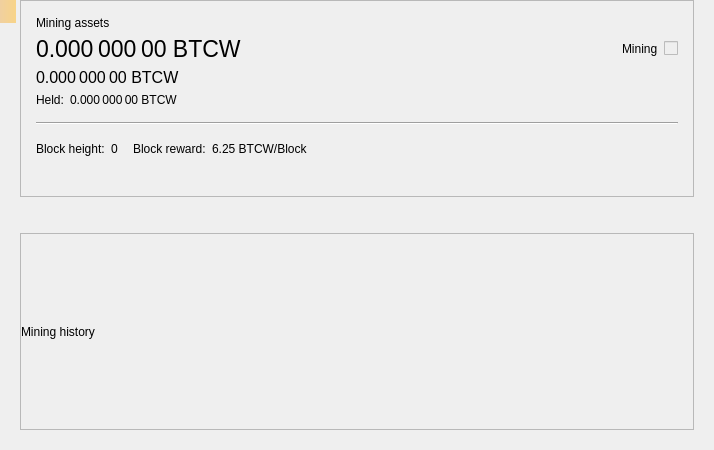
<?xml version="1.0" encoding="UTF-8"?>
<ui version="4.0">
 <class>StakePage</class>
 <widget class="QWidget" name="StakePage">
  <property name="geometry">
   <rect>
    <x>0</x>
    <y>0</y>
    <width>714</width>
    <height>450</height>
   </rect>
  </property>
  <property name="windowTitle">
   <string>Form</string>
  </property>
  <layout class="QVBoxLayout" name="verticalLayout_3">
   <property name="leftMargin">
    <number>20</number>
   </property>
   <property name="topMargin">
    <number>0</number>
   </property>
   <property name="rightMargin">
    <number>20</number>
   </property>
   <property name="bottomMargin">
    <number>20</number>
   </property>
   <item>
    <widget class="QFrame" name="frameStakeInfo">
     <property name="frameShape">
      <enum>QFrame::StyledPanel</enum>
     </property>
     <property name="frameShadow">
      <enum>QFrame::Raised</enum>
     </property>
     <layout class="QVBoxLayout" name="verticalLayout">
      <property name="spacing">
       <number>15</number>
      </property>
      <property name="leftMargin">
       <number>15</number>
      </property>
      <property name="topMargin">
       <number>15</number>
      </property>
      <property name="rightMargin">
       <number>15</number>
      </property>
      <property name="bottomMargin">
       <number>15</number>
      </property>
      <item>
       <layout class="QGridLayout" name="gridLayout_2">
        <property name="spacing">
         <number>6</number>
        </property>
        <item row="1" column="0">
         <widget class="QLabel" name="labelAssets">
          <property name="font">
           <font>
            <pointsize>17</pointsize>
           </font>
          </property>
          <property name="cursor">
           <cursorShape>IBeamCursor</cursorShape>
          </property>
          <property name="toolTip">
           <string>Your current spendable balance</string>
          </property>
          <property name="text">
           <string notr="true">0.000 000 00 BTCW</string>
          </property>
          <property name="alignment">
           <set>Qt::AlignLeading|Qt::AlignLeft|Qt::AlignVCenter</set>
          </property>
          <property name="textInteractionFlags">
           <set>Qt::LinksAccessibleByMouse|Qt::TextSelectableByMouse</set>
          </property>
         </widget>
        </item>
        <item row="2" column="0">
         <widget class="QLabel" name="labelAssetsImmature">
          <property name="font">
           <font>
            <pointsize>12</pointsize>
           </font>
          </property>
          <property name="cursor">
           <cursorShape>IBeamCursor</cursorShape>
          </property>
          <property name="toolTip">
           <string>Your immature balance</string>
          </property>
          <property name="text">
           <string notr="true">0.000 000 00 BTCW</string>
          </property>
          <property name="alignment">
           <set>Qt::AlignLeading|Qt::AlignLeft|Qt::AlignVCenter</set>
          </property>
          <property name="textInteractionFlags">
           <set>Qt::LinksAccessibleByMouse|Qt::TextSelectableByMouse</set>
          </property>
         </widget>
        </item>
        <item row="0" column="0">
         <widget class="QLabel" name="labelAssetsText">
          <property name="text">
           <string>Mining assets</string>
          </property>
          <property name="alignment">
           <set>Qt::AlignLeading|Qt::AlignLeft|Qt::AlignVCenter</set>
          </property>
         </widget>
        </item>
        <item row="1" column="2">
         <spacer name="horizontalSpacer_2">
          <property name="orientation">
           <enum>Qt::Horizontal</enum>
          </property>
          <property name="sizeHint" stdset="0">
           <size>
            <width>40</width>
            <height>20</height>
           </size>
          </property>
         </spacer>
        </item>
        <item row="4" column="0">
         <layout class="QHBoxLayout" name="horizontalLayout_5">
          <property name="spacing">
           <number>6</number>
          </property>
          <item>
           <widget class="QLabel" name="labelStakeText">
            <property name="sizePolicy">
             <sizepolicy hsizetype="Maximum" vsizetype="Preferred">
              <horstretch>0</horstretch>
              <verstretch>0</verstretch>
             </sizepolicy>
            </property>
            <property name="text">
             <string>Held:</string>
            </property>
            <property name="alignment">
             <set>Qt::AlignLeading|Qt::AlignLeft|Qt::AlignVCenter</set>
            </property>
           </widget>
          </item>
          <item>
           <widget class="QLabel" name="labelStake">
            <property name="text">
             <string>0.000 000 00 BTCW</string>
            </property>
            <property name="alignment">
             <set>Qt::AlignLeading|Qt::AlignLeft|Qt::AlignVCenter</set>
            </property>
            <property name="textInteractionFlags">
             <set>Qt::LinksAccessibleByMouse|Qt::TextSelectableByMouse</set>
            </property>
           </widget>
          </item>
          <item>
           <spacer name="horizontalSpacer_3">
            <property name="orientation">
             <enum>Qt::Horizontal</enum>
            </property>
            <property name="sizeType">
             <enum>QSizePolicy::Minimum</enum>
            </property>
            <property name="sizeHint" stdset="0">
             <size>
              <width>0</width>
              <height>0</height>
             </size>
            </property>
           </spacer>
          </item>
         </layout>
        </item>
        <item row="1" column="4">
         <widget class="QLabel" name="labelStaking">
          <property name="text">
           <string>Mining</string>
          </property>
         </widget>
        </item>
        <item row="1" column="5">
         <widget class="QSwitchControl" name="checkStake">
          <property name="enabled">
           <bool>false</bool>
          </property>
         </widget>
        </item>
       </layout>
      </item>
      <item>
       <widget class="Line" name="hLine">
        <property name="orientation">
         <enum>Qt::Horizontal</enum>
        </property>
       </widget>
      </item>
      <item>
       <layout class="QGridLayout" name="gridLayout">
        <property name="verticalSpacing">
         <number>6</number>
        </property>
        <item row="0" column="0">
         <layout class="QHBoxLayout" name="horizontalLayout">
          <property name="spacing">
           <number>6</number>
          </property>
          <item>
           <widget class="QLabel" name="labelHeightText">
            <property name="sizePolicy">
             <sizepolicy hsizetype="Maximum" vsizetype="Preferred">
              <horstretch>0</horstretch>
              <verstretch>0</verstretch>
             </sizepolicy>
            </property>
            <property name="text">
             <string>Block height:</string>
            </property>
            <property name="alignment">
             <set>Qt::AlignLeading|Qt::AlignLeft|Qt::AlignVCenter</set>
            </property>
           </widget>
          </item>
          <item>
           <widget class="QLabel" name="labelHeight">
            <property name="text">
             <string>0</string>
            </property>
            <property name="alignment">
             <set>Qt::AlignLeading|Qt::AlignLeft|Qt::AlignVCenter</set>
            </property>
            <property name="textInteractionFlags">
             <set>Qt::LinksAccessibleByMouse|Qt::TextSelectableByMouse</set>
            </property>
           </widget>
          </item>
          <item>
           <spacer name="horizontalSpacer_4">
            <property name="orientation">
             <enum>Qt::Horizontal</enum>
            </property>
            <property name="sizeType">
             <enum>QSizePolicy::Minimum</enum>
            </property>
            <property name="sizeHint" stdset="0">
             <size>
              <width>0</width>
              <height>0</height>
             </size>
            </property>
           </spacer>
          </item>
         </layout>
        </item>
        <item row="0" column="1">
         <layout class="QHBoxLayout" name="horizontalLayout_3">
          <property name="spacing">
           <number>6</number>
          </property>
          <item>
           <widget class="QLabel" name="labelRewardText">
            <property name="sizePolicy">
             <sizepolicy hsizetype="Maximum" vsizetype="Preferred">
              <horstretch>0</horstretch>
              <verstretch>0</verstretch>
             </sizepolicy>
            </property>
            <property name="text">
             <string>Block reward:</string>
            </property>
            <property name="alignment">
             <set>Qt::AlignLeading|Qt::AlignLeft|Qt::AlignVCenter</set>
            </property>
           </widget>
          </item>
          <item>
           <widget class="QLabel" name="labelReward">
            <property name="text">
             <string>6.25 BTCW/Block</string>
            </property>
            <property name="alignment">
             <set>Qt::AlignLeading|Qt::AlignLeft|Qt::AlignVCenter</set>
            </property>
            <property name="textInteractionFlags">
             <set>Qt::LinksAccessibleByMouse|Qt::TextSelectableByMouse</set>
            </property>
           </widget>
          </item>
          <item>
           <spacer name="horizontalSpacer_6">
            <property name="orientation">
             <enum>Qt::Horizontal</enum>
            </property>
            <property name="sizeType">
             <enum>QSizePolicy::Minimum</enum>
            </property>
            <property name="sizeHint" stdset="0">
             <size>
              <width>0</width>
              <height>0</height>
             </size>
            </property>
           </spacer>
          </item>
         </layout>
        </item>
        <item row="0" column="2" rowspan="2">
         <spacer name="horizontalSpacer">
          <property name="orientation">
           <enum>Qt::Horizontal</enum>
          </property>
          <property name="sizeHint" stdset="0">
           <size>
            <width>40</width>
            <height>20</height>
           </size>
          </property>
         </spacer>
        </item>
        <item row="1" column="0">
         <layout class="QHBoxLayout" name="horizontalLayout_2">
          <property name="spacing">
           <number>6</number>
          </property>
          <item>
           <widget class="QLabel" name="labelWeightText">
            <property name="sizePolicy">
             <sizepolicy hsizetype="Maximum" vsizetype="Preferred">
              <horstretch>0</horstretch>
              <verstretch>0</verstretch>
             </sizepolicy>
            </property>
            <property name="text">
             <string> </string>
            </property>
            <property name="alignment">
             <set>Qt::AlignLeading|Qt::AlignLeft|Qt::AlignVCenter</set>
            </property>
           </widget>
          </item>
          <item>
           <widget class="QLabel" name="labelWeight">
            <property name="text">
             <string></string>
            </property>
            <property name="alignment">
             <set>Qt::AlignLeading|Qt::AlignLeft|Qt::AlignVCenter</set>
            </property>
            <property name="textInteractionFlags">
             <set>Qt::LinksAccessibleByMouse|Qt::TextSelectableByMouse</set>
            </property>
           </widget>
          </item>
          <item>
           <spacer name="horizontalSpacer_5">
            <property name="orientation">
             <enum>Qt::Horizontal</enum>
            </property>
            <property name="sizeType">
             <enum>QSizePolicy::Minimum</enum>
            </property>
            <property name="sizeHint" stdset="0">
             <size>
              <width>0</width>
              <height>0</height>
             </size>
            </property>
           </spacer>
          </item>
         </layout>
        </item>
        <item row="1" column="1">
         <layout class="QHBoxLayout" name="horizontalLayout_4">
          <property name="spacing">
           <number>6</number>
          </property>
          <item>
           <widget class="QLabel" name="labelROIText">
            <property name="sizePolicy">
             <sizepolicy hsizetype="Maximum" vsizetype="Preferred">
              <horstretch>0</horstretch>
              <verstretch>0</verstretch>
             </sizepolicy>
            </property>
            <property name="text">
             <string> </string>
            </property>
            <property name="alignment">
             <set>Qt::AlignLeading|Qt::AlignLeft|Qt::AlignVCenter</set>
            </property>
           </widget>
          </item>
          <item>
           <widget class="QLabel" name="labelROI">
            <property name="text">
             <string></string>
            </property>
            <property name="alignment">
             <set>Qt::AlignLeading|Qt::AlignLeft|Qt::AlignVCenter</set>
            </property>
            <property name="textInteractionFlags">
             <set>Qt::LinksAccessibleByMouse|Qt::TextSelectableByMouse</set>
            </property>
           </widget>
          </item>
          <item>
           <spacer name="horizontalSpacer_7">
            <property name="orientation">
             <enum>Qt::Horizontal</enum>
            </property>
            <property name="sizeType">
             <enum>QSizePolicy::Minimum</enum>
            </property>
            <property name="sizeHint" stdset="0">
             <size>
              <width>0</width>
              <height>0</height>
             </size>
            </property>
           </spacer>
          </item>
         </layout>
        </item>
       </layout>
      </item>
     </layout>
    </widget>
   </item>
   <item>
    <spacer name="verticalSpacer">
     <property name="orientation">
      <enum>Qt::Vertical</enum>
     </property>
     <property name="sizeType">
      <enum>QSizePolicy::Fixed</enum>
     </property>
     <property name="sizeHint" stdset="0">
      <size>
       <width>20</width>
       <height>30</height>
      </size>
     </property>
    </spacer>
   </item>
   <item>
    <widget class="QFrame" name="frameStakeRecords">
     <property name="frameShape">
      <enum>QFrame::StyledPanel</enum>
     </property>
     <property name="frameShadow">
      <enum>QFrame::Raised</enum>
     </property>
     <layout class="QVBoxLayout" name="verticalLayout_2">
      <property name="leftMargin">
       <number>0</number>
      </property>
      <property name="topMargin">
       <number>0</number>
      </property>
      <property name="rightMargin">
       <number>0</number>
      </property>
      <property name="bottomMargin">
       <number>0</number>
      </property>
      <item>
       <widget class="QLabel" name="labelRecordsText">
        <property name="text">
         <string>Mining history</string>
        </property>
       </widget>
      </item>
     </layout>
    </widget>
   </item>
  </layout>
  <widget class="QLabel" name="labelAlerts">
   <property name="geometry">
    <rect>
     <x>0</x>
     <y>0</y>
     <width>16</width>
     <height>23</height>
    </rect>
   </property>
   <property name="visible">
    <bool>false</bool>
   </property>
   <property name="styleSheet">
    <string notr="true">QLabel { background-color: qlineargradient(x1: 0, y1: 0, x2: 1, y2: 0, stop:0 #F0D0A0, stop:1 #F8D488); color:#000000; }</string>
   </property>
   <property name="wordWrap">
    <bool>true</bool>
   </property>
   <property name="margin">
    <number>3</number>
   </property>
   <property name="textInteractionFlags">
    <set>Qt::TextSelectableByMouse</set>
   </property>
  </widget>
 </widget>
 <customwidgets>
  <customwidget>
   <class>QSwitchControl</class>
   <extends>QCheckBox</extends>
   <header>qt/qswitchcontrol.h</header>
  </customwidget>
 </customwidgets>
 <resources/>
 <connections/>
</ui>
